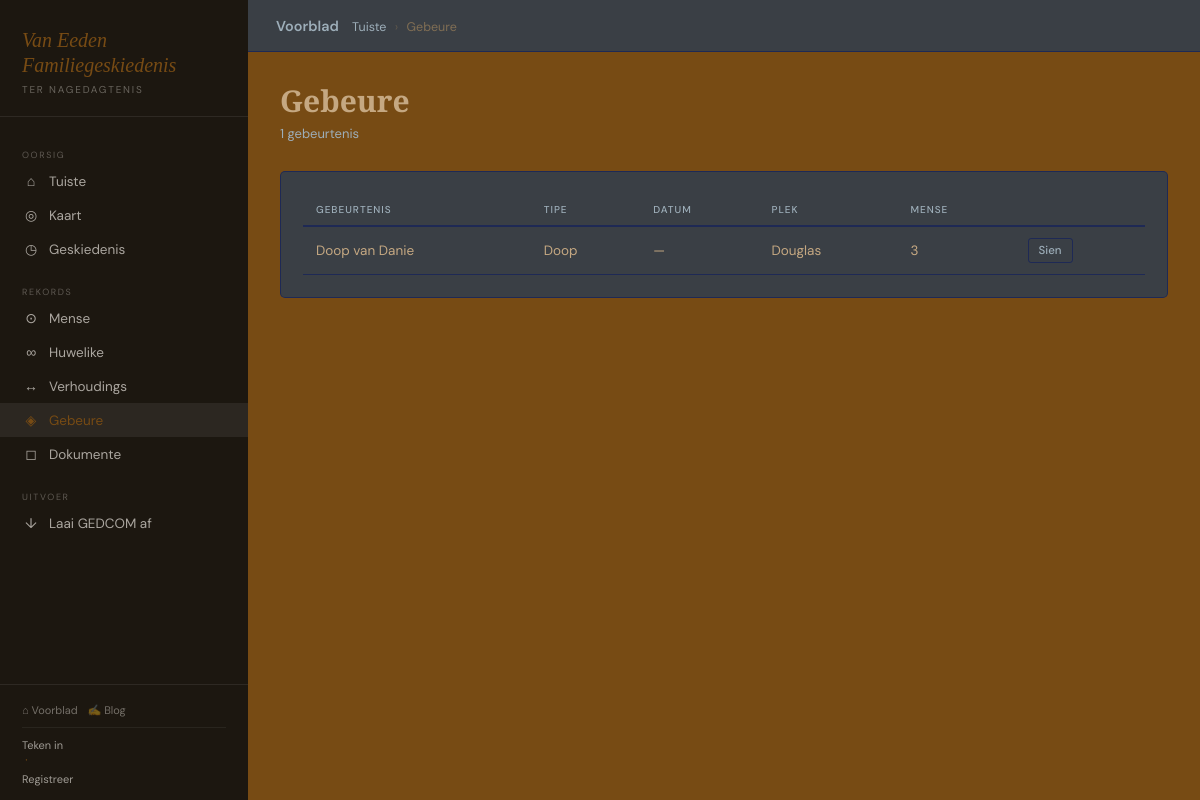
The page /argief/gebeure/ on the database as committed earlier.
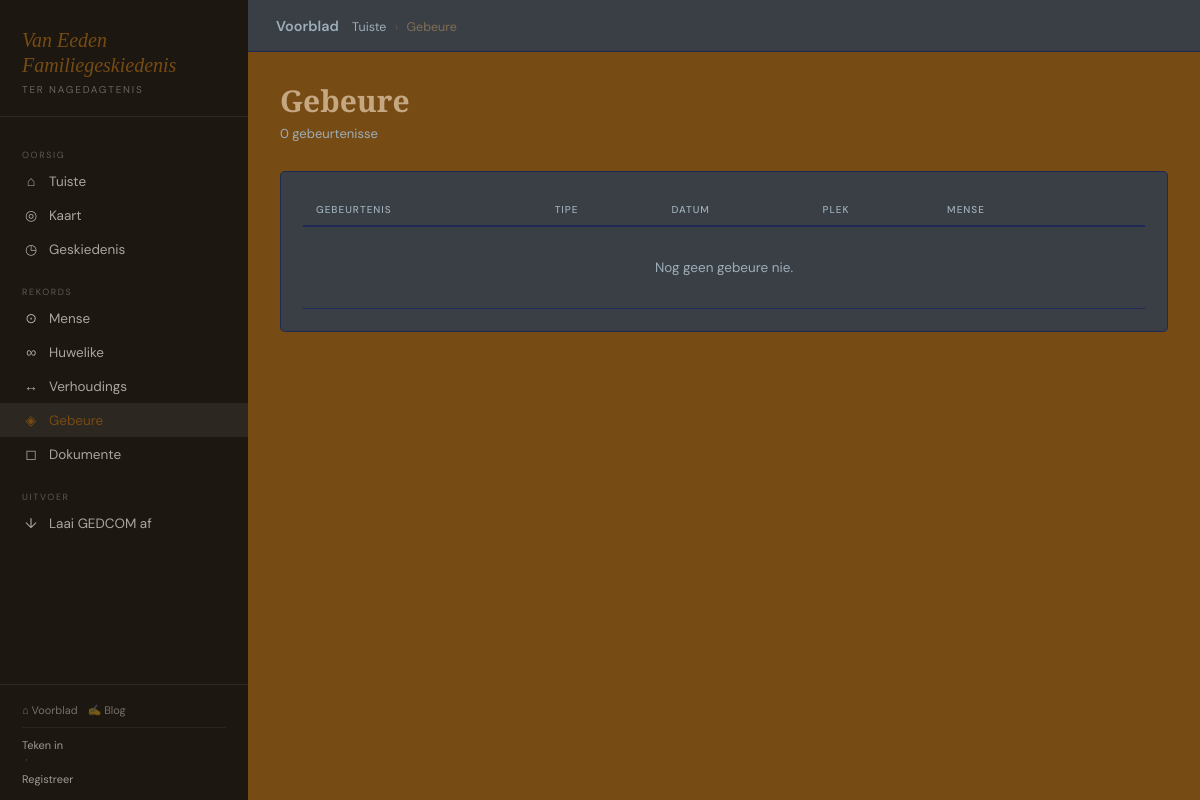
The same page on the database as committed later.
### genealogy/models.py (models this page shows, shortened)
class Event(models.Model):
    EVENT_TYPES = [
        ('birth','Geboorte'),
        ('death','Sterfte'),
        ('baptism','Doop'),
        ('immigration','Immigrasie'),
        ('emigration','Emigrasie'),
        ('military_service','Militêre Diens'),
        ('graduation','Graduering'),
        ('other','Ander'),
    ]
    title       = models.CharField(max_length=200)
    event_type  = models.CharField(max_length=20, choices=EVENT_TYPES, default='other')
    date        = models.CharField(max_length=100, blank=True,
                    help_text='GEDCOM datum, bv. 12/08/1923 of BEF/AFT/EST/ABT 1900')
    place       = models.CharField(max_length=200, blank=True)
    description = models.TextField(blank=True)
    main_person = models.ForeignKey(Person, on_delete=models.SET_NULL, null=True, blank=True,
                    related_name='main_events', help_text='Hoofpersoon waaraan die dokument gekoppel word')
    people      = models.ManyToManyField(Person, related_name='events', blank=True)
    class Meta:
        ordering = ['date']

### genealogy/views.py (the view)
# urls.py: path('gebeure/',                      views.event_list,        name='event_list'),
def event_list(request):
    profile = get_profile(request.user)
    events  = Event.objects.all()
    return render(request, 'genealogy/event_list.html', {'events': events, 'profile': profile})

### genealogy/views.py (called while the page is built)
def get_profile(user):
    if not user.is_authenticated:
        return None
    profile, _ = UserProfile.objects.get_or_create(user=user, defaults={'role': 'pending'})
    return profile

### genealogy/templates/genealogy/event_list.html (shortened to what this page needs)
{% extends "genealogy/base.html" %}
{% block breadcrumb %}<a href="{% url 'genealogy:dashboard' %}">Tuiste</a> <span>›</span> Gebeure{% endblock %}
{% block content %}
<div class="ph"><div><h2>Gebeure</h2><p class="subtitle">{{ events.count }} gebeurtenis{{ events.count|pluralize:"se" }}</p></div></div>
<div class="card"><div class="table-wrap"><table>
  <thead><tr><th>Gebeurtenis</th><th>Tipe</th><th>Datum</th><th>Plek</th><th>Mense</th><th></th></tr></thead>
  <tbody>
    {% for e in events %}
    <tr>
      <td>{{ e.title }}</td>
      <td>{{ e.get_event_type_display }}</td>
      <td>{{ e.date|default:"—" }}</td>
      <td>{{ e.place|default:"—" }}</td>
      <td>{{ e.people.count }}</td>
      <td style="white-space:nowrap;">
        <a href="{% url 'genealogy:event_detail' e.pk %}" class="btn btn-secondary btn-sm">Sien</a>
      </td>
    </tr>
    {% empty %}
    <tr><td colspan="6" style="text-align:center;color:var(--muted);padding:32px;">Nog geen gebeure nie.</td></tr>
    {% endfor %}
  </tbody>
</table></div></div>
{% endblock %}

Rows that differ between the two databases and show on the page:
removed Event: title "Doop van Danie", event_type "Doop", date "—", place "Douglas", people.count "3"
Other text that changed with them:
{{ events.count }}: "1" → "0"
text now shown: "Nog geen gebeure nie."
